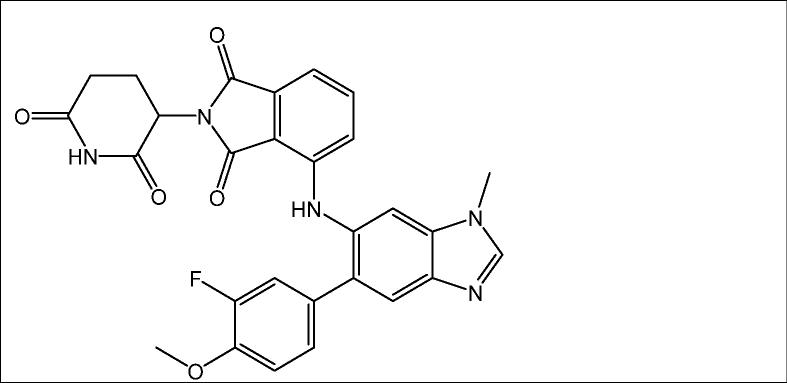
#> input picture tests/fixtures/cells/compound5_structure.png, 1574 x 765 px (shown at 1/2 size); its folder holds only this picture in this run
$ python -i tesseract.py   (imports and definitions only)
#> lines starting #> are read from the running program, lines starting #| are printed output that depends on the picture; after the words box and inside, x2 and y2 are one past the last pixel; in counts of white or black regions, pixels touching at a corner belong together
### sarmine/config.py
"""Typed configuration (Plan Part 1.4).

Every value has a code default; `.env.local` is optional and the app must run
correctly without it (Plan Part 0.4). No secrets exist anywhere in this system.
"""

from __future__ import annotations

import os
from dataclasses import dataclass, field
from pathlib import Path

REPO_ROOT = Path(__file__).resolve().parent.parent
DEFAULT_LEXICON = Path(__file__).resolve().parent / "data" / "assay_lexicon.yaml"


def _load_dotenv_local() -> None:
    """Load `.env.local` if present. Absence is normal and not an error."""
    path = REPO_ROOT / ".env.local"
    if not path.is_file():
        return
    for line in path.read_text("utf-8").splitlines():
        line = line.strip()
        if not line or line.startswith("#") or "=" not in line:
            continue
        key, _, value = line.partition("=")
        key, value = key.strip(), value.strip().strip('"').strip("'")
        if key and value and key not in os.environ:
            os.environ[key] = value


_load_dotenv_local()


def _env(name: str, default: str) -> str:
    value = os.environ.get(name, "").strip()
    return value or default


def _env_float(name: str, default: float) -> float:
    try:
        return float(_env(name, str(default)))
    except ValueError:
        return default


@dataclass
class Config:
    # --- assay roles: the only settings that change results, not plumbing (PRD R12.5)
    target_assay: str = field(default_factory=lambda: _env("SARMINE_TARGET_ASSAY", "WIZ"))
    off_target_assay: str | None = field(
        default_factory=lambda: _env("SARMINE_OFF_TARGET_ASSAY", "ZBTB7A") or None
    )

    # --- paths
    artifact_root: Path = field(
        default_factory=lambda: Path(_env("SARMINE_ARTIFACT_ROOT", str(REPO_ROOT / "artifacts")))
    )
    molscribe_ckpt: Path = field(
        default_factory=lambda: Path(
            _env("SARMINE_MOLSCRIBE_CKPT", str(REPO_ROOT / "models" / "molscribe_slim.pth"))
        )
    )
    assay_lexicon: Path = field(
        default_factory=lambda: Path(_env("SARMINE_ASSAY_LEXICON", str(DEFAULT_LEXICON)))
    )
    gold_dir: Path = field(default_factory=lambda: REPO_ROOT / "gold")

    # --- thresholds
    # TODO: calibrate against the gold set in Part 13 (PRD R13.2). Gate on the
    # MINIMUM atom/bond confidence, never the molecule mean (PRD R13.1).
    ocsr_conf_threshold: float = field(
        default_factory=lambda: _env_float("SARMINE_OCSR_CONF_THRESHOLD", 0.85)
    )
    rotation_score_threshold: float = field(
        default_factory=lambda: _env_float("SARMINE_ROTATION_SCORE_THRESHOLD", 0.30)
    )
    heavy_atom_review_threshold: int = 70  # PRD EC-13
    homoglyph_max_candidates: int = 200  # PRD R9.4
    header_fuzzy_threshold: float = field(
        default_factory=lambda: _env_float("SARMINE_HEADER_FUZZY_THRESHOLD", 0.82)
    )
    noise_floor_log_units: float = 0.3  # PRD R10.16

    # --- binaries
    tesseract_bin: str = field(default_factory=lambda: _env("SARMINE_TESSERACT_BIN", "tesseract"))
    java_bin: str = field(default_factory=lambda: _env("SARMINE_JAVA_BIN", "java"))
    poppler_bin_dir: str = field(default_factory=lambda: _env("SARMINE_POPPLER_BIN_DIR", ""))

    # --- network
    allow_network: bool = field(
        default_factory=lambda: _env("SARMINE_ALLOW_NETWORK", "1") not in {"0", "false", "no"}
    )
    user_agent: str = (
        "Mozilla/5.0 (Macintosh; Intel Mac OS X 10_15_7) AppleWebKit/537.36 "
        "(KHTML, like Gecko) Chrome/126.0.0.0 Safari/537.36"
    )
    request_timeout_s: float = 30.0

    # --- torch
    torch_threads: int = 2  # PRD R9.11
    # OCSR activations are live for a whole chunk at once. Measured: ~47 crops in
    # one call peaks at 2843 MB against a 2400 MB budget (AC-9.3), so inference is
    # chunked while the model itself is still loaded only once (R9.12).
    ocsr_batch_size: int = field(
        default_factory=lambda: max(1, int(_env_float("SARMINE_OCSR_BATCH_SIZE", 4)))
    )

    def poppler(self, tool: str) -> str:
        return str(Path(self.poppler_bin_dir) / tool) if self.poppler_bin_dir else tool


_CONFIG: Config | None = None


def get_config() -> Config:
    global _CONFIG
    if _CONFIG is None:
        _CONFIG = Config()
    return _CONFIG


def set_config(cfg: Config) -> None:
    global _CONFIG
    _CONFIG = cfg

### sarmine/ocr/tesseract.py
"""Region OCR (PRD §8.2, Plan Part 5.1).

Routing rule R8.1 is enforced by the caller, not here: a generic OCR engine must
never be pointed at a structure drawing. Spike A measured what happens when it is
— atom labels interleave into the IUPAC name and OPSIN parses 0 of 61 names.

Implements the §8.2 routing table: `--psm 6` for name cells (uniform block),
`--psm 7` plus a digit whitelist for compound-number cells, and word-level boxes
in source-image coordinates so every extracted field can carry `Provenance`.
"""

from __future__ import annotations

import re
import shutil
import subprocess
import tempfile
from collections.abc import Iterator
from contextlib import contextmanager
from dataclasses import dataclass
from functools import lru_cache
from pathlib import Path

from PIL import Image

from sarmine.config import get_config

DIGITS = "0123456789"

BBox = tuple[int, int, int, int]


@dataclass(frozen=True)
class Word:
    """One OCR word. `bbox` is absolute in the SOURCE image (PRD §15.3)."""

    text: str
    conf: float
    bbox: BBox
    line_num: int


@dataclass(frozen=True)
class WordBox:
    text: str
    conf: float
    bbox: BBox


def _args(psm: int, whitelist: str | None, lang: str) -> list[str]:
    args = ["-l", lang, "--psm", str(psm)]
    if whitelist:
        args += ["-c", f"tessedit_char_whitelist={whitelist}"]
    return args


def _run(cmd: list[str], timeout: float) -> str:
    proc = subprocess.run(cmd, capture_output=True, timeout=timeout, check=False)
    raw = proc.stdout
    if isinstance(raw, str):
        return raw
    # Plan 5.1 — tesseract emits non-UTF-8 bytes on some crops; decoding strictly
    # raises UnicodeDecodeError mid-run.
    return raw.decode("utf-8", errors="replace")


@contextmanager
def _staged_input(path: Path, bbox: BBox | None, work_dir: Path | None) -> Iterator[Path]:
    """Yield the image tesseract should read, cropping to `bbox` when asked.

    PRD §17.5 / decisions.md S4 — crops must never be written to `/tmp`; tesseract
    cannot read them there under some sandboxes.
    """
    if bbox is None:
        yield path
        return

    owned = work_dir is None
    if work_dir is None:
        try:
            base = Path(tempfile.mkdtemp(prefix=".sarmine-ocr-", dir=path.parent))
        except OSError:
            base = Path(tempfile.mkdtemp(prefix="sarmine-ocr-"))
    else:
        base = Path(work_dir)
        base.mkdir(parents=True, exist_ok=True)

    crop_dir = Path(tempfile.mkdtemp(prefix="crop-", dir=base))
    crop_path = crop_dir / f"{path.stem}-{bbox[0]}_{bbox[1]}_{bbox[2]}_{bbox[3]}.png"
    try:
        with Image.open(path) as im:
            im.crop(bbox).save(crop_path)
        yield crop_path
    finally:
        shutil.rmtree(crop_dir, ignore_errors=True)
        if owned:
            shutil.rmtree(base, ignore_errors=True)


# [8 lines left out: function tesseract_version, not called in this run]


def ocr_region(
    image_path: Path,
    bbox: BBox | None = None,
    *,
    psm: int = 6,
    whitelist: str | None = None,
    work_dir: Path | None = None,
    lang: str = "eng",
    timeout: float = 180.0,
) -> str:
    cfg = get_config()
    with _staged_input(Path(image_path), bbox, work_dir) as target:
        cmd = [cfg.tesseract_bin, str(target), "-", *_args(psm, whitelist, lang)]
        return _run(cmd, timeout)


# [45 lines left out: function ocr_words, not called in this run]


def ocr_number_cell(
    image_path: Path,
    bbox: BBox | None = None,
    *,
    work_dir: Path | None = None,
    timeout: float = 60.0,
) -> int | None:
    """PRD §8.2 — digits only. Returns None when nothing readable came back.

    PRD R8.4 / EC-4: a compound number is flagged, never guessed, because an
    invented number corrupts the join.

    A Table 1 number cell is a small glyph adrift in a tall ruled box — measured
    on page 63, a 40x49 px digit inside a 190x510 px cell. Passing that region
    straight to tesseract returns punctuation noise at every psm, because the
    ruling lines dominate it. So the cell is inset past its borders, cropped to
    the remaining ink and upscaled before OCR.
    """
    prepared = _isolate_glyphs(image_path, bbox, work_dir=work_dir)
    if prepared is None:
        return None

    # Glyph isolation crops to the ink, which can split a two-digit number into
    # two blobs and lose one: measured on page 66, `11` read as `1`. Reading the
    # merely-inset cell as well keeps both digits together, and the longest
    # reading below arbitrates. A dropped digit is worse than an unread cell —
    # it points the row at another compound's activity data (R11.1).
    inset_readings: list[str] = []
    inset = _inset_bbox(image_path, bbox)
    if inset is not None:
        for psm in (7, 6):
            text = ocr_region(
                image_path, inset, psm=psm, whitelist=DIGITS, work_dir=work_dir, timeout=timeout
            )
            inset_readings.extend(re.findall(r"\d+", text))

    isolated_readings: list[str] = []

    # psm 8 (single word) and 13 (raw line) read isolated digits that psm 7
    # misses entirely; 10 (single character) covers the one-digit case. The modes
    # disagree on two-digit numbers — measured on the reference patent, compound
    # 41 reads as "4" under psm 8 but "41" under psm 10 — so all modes are tried
    # and the LONGEST reading wins rather than the first non-empty one. Dropping a
    # leading digit turns compound 41 into compound 4 and silently mis-joins a row.
    for psm in (8, 13, 10, 7):
        text = ocr_region(
            prepared, None, psm=psm, whitelist=DIGITS, work_dir=work_dir, timeout=timeout
        )
        isolated_readings.extend(re.findall(r"\d+", text))

    readings = isolated_readings + inset_readings
    if not readings:
        return None

    # Longest wins first, because a dropped leading digit mis-joins the row. At
    # equal length the isolated reading wins: upscaling a lone glyph is what makes
    # a single small digit legible, while the inset read of the same cell can
    # confuse it — measured, a `5` reading as `6`.
    def rank(value: str) -> tuple[int, int, int]:
        return (len(value), int(value in isolated_readings), readings.count(value))

    return int(max(readings, key=rank))


# Ruling lines sit within a few px of the cell edge; the morphological detector
# groups rulings with the same tolerance.
_CELL_INSET_PX = 10
_INK_PAD_PX = 14
_UPSCALE = 5
_MIN_INK_PX = 12


def _inset_bbox(image_path: Path, bbox: BBox | None) -> BBox | None:
    """The cell minus its ruling lines, in the source image's coordinates."""
    from PIL import Image

    if bbox is None:
        with Image.open(image_path) as handle:
            bbox = (0, 0, handle.width, handle.height)
    x0, y0, x1, y1 = bbox
    if x1 - x0 <= 2 * _CELL_INSET_PX or y1 - y0 <= 2 * _CELL_INSET_PX:
        return bbox
    return (x0 + _CELL_INSET_PX, y0 + _CELL_INSET_PX, x1 - _CELL_INSET_PX, y1 - _CELL_INSET_PX)


def _isolate_glyphs(
    image_path: Path, bbox: BBox | None, *, work_dir: Path | None
) -> Path | None:
    """Inset past the rulings, crop to the ink, upscale, and pad with white.

    Returns None when the cell holds no ink beyond its borders, which is how a
    genuinely blank number cell stays unread instead of being invented.
    """
    import numpy as np
    from PIL import Image, ImageOps

    with Image.open(image_path) as handle:
#> handle is the input picture: PIL image 1574x765 1; 97.4% white; 30 black regions, largest, box (x1, y1, x2, y2) and area: (0, 0, 1574, 765) 7008, (403, 415, 933, 743) 6479, (421, 88, 709, 399) 5144
        image = handle.convert("L")
        cell = image.crop(bbox) if bbox else image.copy()

    inset = min(_CELL_INSET_PX, cell.width // 4, cell.height // 4)
#> inset = 10
    cell = cell.crop((inset, inset, cell.width - inset, cell.height - inset))
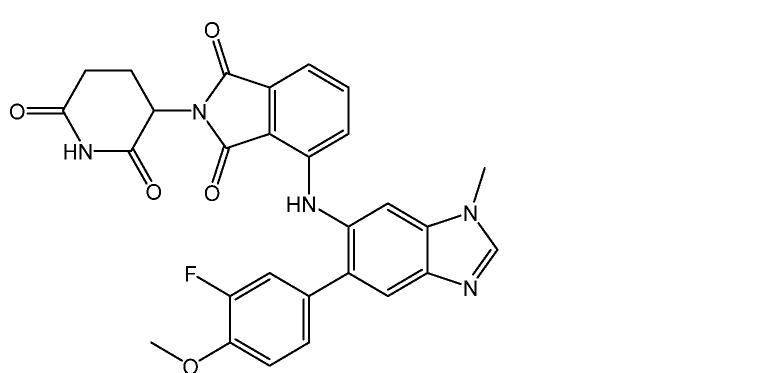
#> cell: PIL image 1554x745 L (shown at 1/2 size); 97.9% white; 29 black regions, largest, box (x1, y1, x2, y2) and area: (393, 405, 923, 733) 6479, (411, 78, 699, 389) 5144, (53, 139, 383, 369) 3661
    if cell.width < 4 or cell.height < 4:
        return None

    ys, xs = np.where(np.array(cell) < 128)
    if len(xs) < _MIN_INK_PX:
        return None

    glyph = cell.crop(
        (
            max(int(xs.min()) - _INK_PAD_PX, 0),
            max(int(ys.min()) - _INK_PAD_PX, 0),
            min(int(xs.max()) + _INK_PAD_PX, cell.width),
            min(int(ys.max()) + _INK_PAD_PX, cell.height),
        )
    )
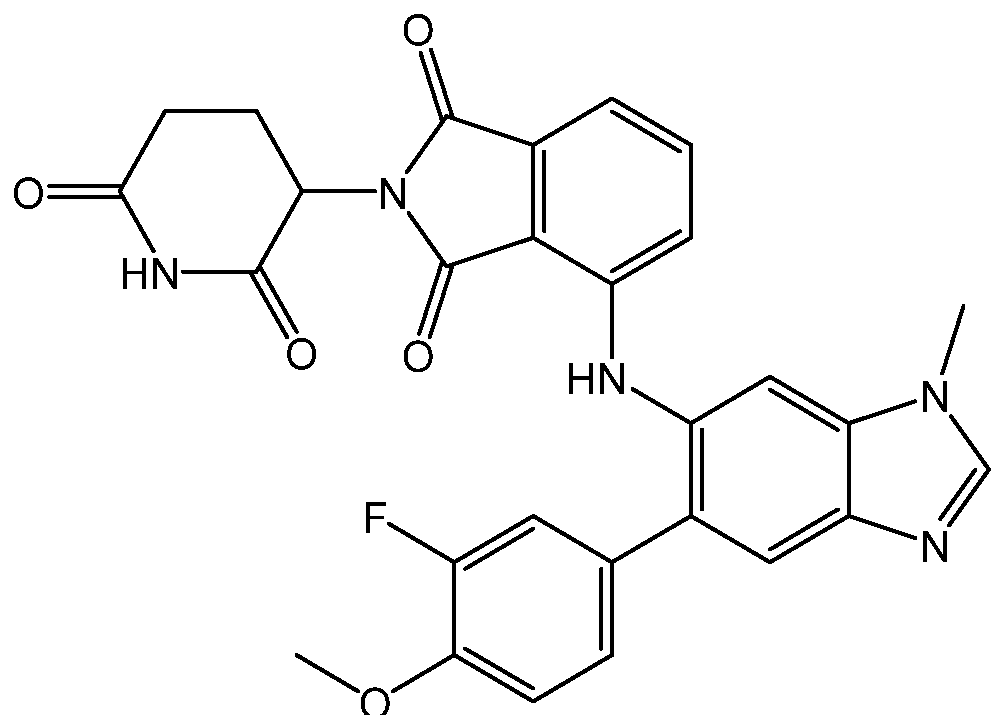
#> glyph: PIL image 1004x715 L; 96.6% white; 29 black regions, largest, box (x1, y1, x2, y2) and area: (387, 375, 917, 703) 6479, (405, 48, 693, 359) 5144, (47, 109, 377, 339) 3661
    glyph = glyph.resize((glyph.width * _UPSCALE, glyph.height * _UPSCALE), Image.LANCZOS)
#> glyph: PIL image 5020x3575 L
    glyph = ImageOps.expand(glyph, border=40, fill=255)
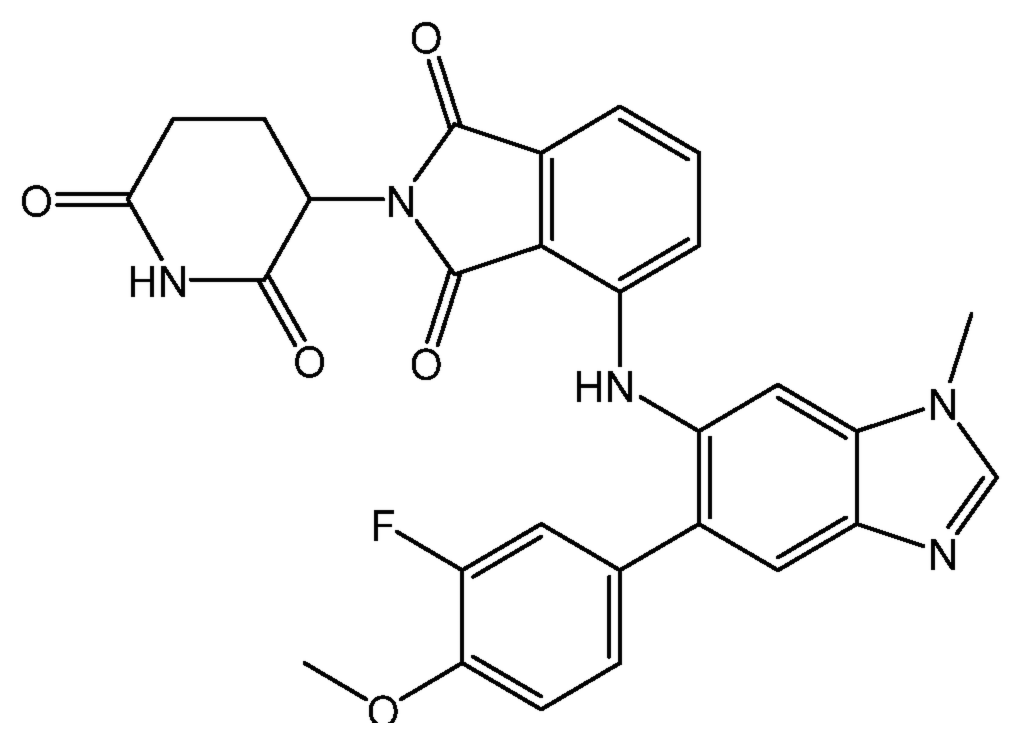
#> glyph: PIL image 5100x3655 L (shown at 1/5 size); min 0, max 255, mean 246.8

    # PRD §17.5 — never /tmp; tesseract cannot read it under some sandboxes.
    out_dir = Path(work_dir) if work_dir else Path(image_path).parent
    out_dir.mkdir(parents=True, exist_ok=True)
    out = out_dir / f"_numcell_{abs(hash((str(image_path), bbox))) & 0xFFFFFFFF:08x}.png"
    glyph.save(out)
    return out


# [30 lines left out: functions ocr_image, ocr_tsv, not called in this run]


def ocr_number(path: Path, *, timeout: float = 60.0) -> int | None:
    return ocr_number_cell(path, None, timeout=timeout)


# [10 lines left out: function _tsv_rows, not called in this run]

>>> result = ocr_number_cell('../../tests/fixtures/cells/compound5_structure.png')
#> (the run stopped early here; a loop or call above may not have finished)
